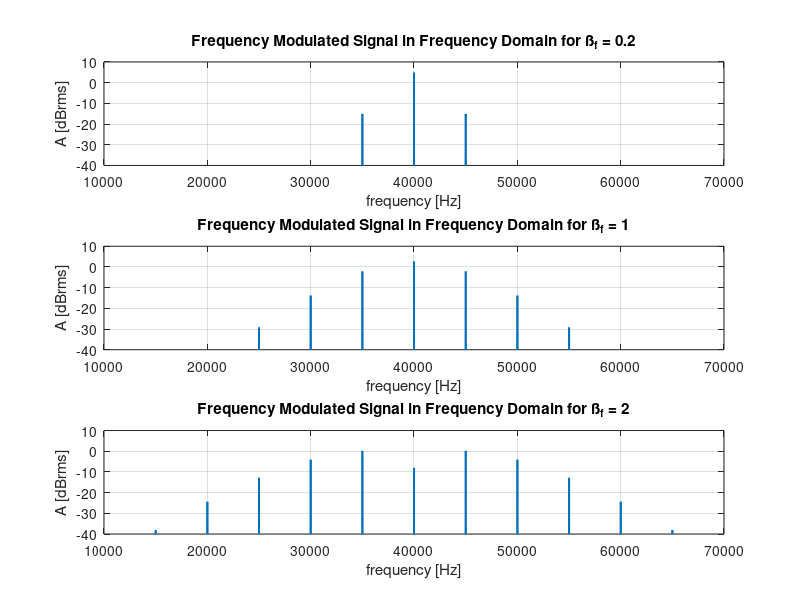

MATLAB code to generate this figure:
fc = 40000;
fm = 5000;
A = 2.5;

fs = fc * 8; % Sampling frequency
f_nyquist = fs/2; % Nyquist frequency
t_min = 0.03; % minimum length
t_s = 1/fs * (2^nextpow2(t_min * fs));
t = 0: 1/fs : t_s - 1/fs;

for i = 1:3
    beta = [0.2, 1, 2];
    A_fm = A * cos (2 * pi * fc * t + beta(i) * sin (2 * pi * fm * t)); %FM signal
    fm_FFT = 2*abs(fft(A_fm))/length(t);
    fm_FFT = fm_FFT(1:end/2);
    f_fm = linspace(0, f_nyquist, length(fm_FFT));
    log_fm = 20 * log10 (fm_FFT/sqrt(2)); % in dB
    subplot (3, 1, i)
    plot (f_fm, log_fm, 'linewidth', 1.4)
    grid on;
    xlim ([10e3,70e3]); ylim ([-40,10]);
    title(['Frequency Modulated Signal in Frequency Domain for ß_f = ', num2str(beta(i))])
    xlabel('frequency [Hz]'); ylabel('A [dBrms]');
end